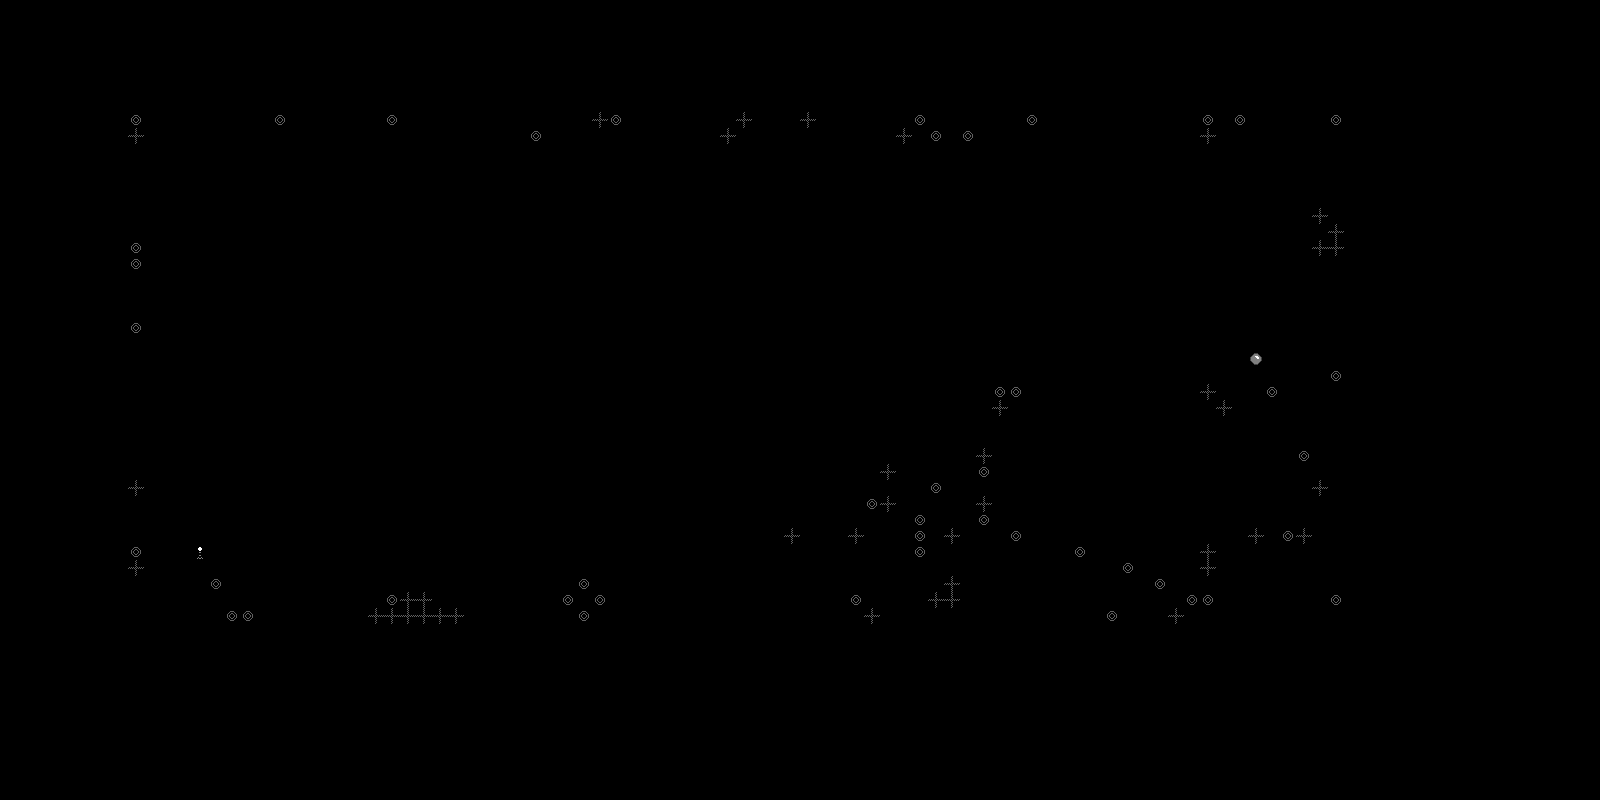

A level layout from a 2D game, rendered from its tile map. Below: a short description, then the map file with tile-grid data replaced by summaries:
An orthogonal 100x50 tile map with 16x16 px tiles, 1 tile layer (Tile Layer 1).

<map version="1.0" orientation="orthogonal" width="100" height="50" tilewidth="16" tileheight="16">
 <tileset firstgid="1" name="terrain2" tilewidth="16" tileheight="16">
  <image source="terrain2.png" trans="ff00ff" width="128" height="128" />
  <terraintypes>
   <terrain name="1" tile="-1" />
  </terraintypes>
  <tile id="0" terrain=",,,0" />
  <tile id="1" terrain=",,0,0" />
  <tile id="2" terrain=",,0," />
  <tile id="3" terrain="0,0,0," />
  <tile id="4" terrain="0,0,,0" />
  <tile id="5">
   <properties>
    <property name="start" value="" />
   </properties>
  </tile>
  <tile id="8" terrain=",0,,0" />
  <tile id="9" terrain="0,0,0,0" />
  <tile id="10" terrain="0,,0," />
  <tile id="11" terrain="0,,0,0" />
  <tile id="12" terrain=",0,0,0" />
  <tile id="13">
   <properties>
    <property name="end" value="" />
   </properties>
  </tile>
  <tile id="16" terrain=",0,," />
  <tile id="17" terrain="0,0,," />
  <tile id="18" terrain="0,,," />
  <tile id="19" terrain="0,0,0,0" />
  <tile id="20" terrain="0,0,0,0" />
  <tile id="24" terrain="0,0,0,0" />
  <tile id="25" terrain="0,0,0,0" />
  <tile id="26" terrain="0,0,0,0" />
  <tile id="27" terrain="0,0,0,0" />
  <tile id="28" terrain="0,0,0,0" />
  <tile id="32" terrain="0,0,0,0" />
  <tile id="33" terrain="0,0,0,0" />
  <tile id="34" terrain="0,0,0,0" />
  <tile id="35" terrain="0,0,0,0" />
  <tile id="40" terrain="0,0,0,0" />
  <tile id="41" terrain="0,0,0,0" />
  <tile id="42" terrain="0,0,0,0" />
  <tile id="43" terrain="0,0,0,0" />
 </tileset>
 <layer name="Tile Layer 1" width="100" height="50">
  <data>[5000 cells, 1160 non-empty, 30 distinct tile ids]</data>
 </layer>
</map>
